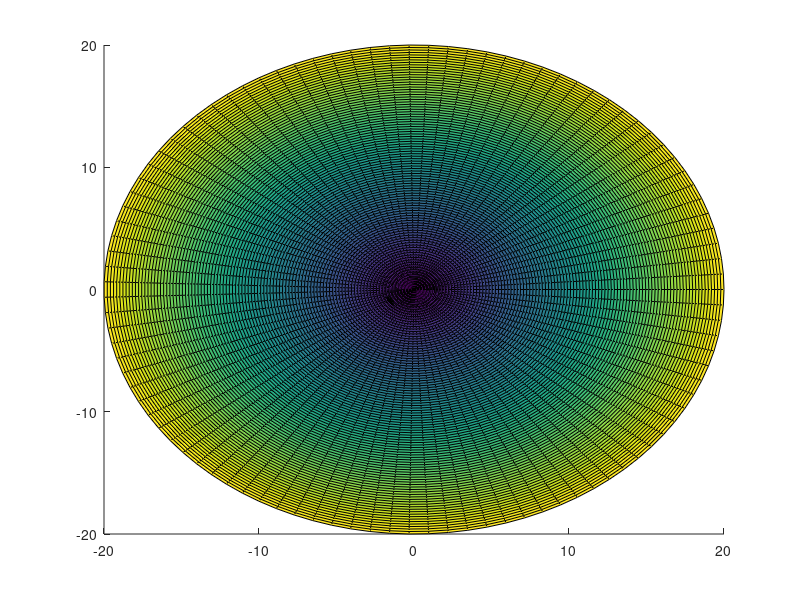

The MATLAB script that drew this image:
function ConeTest()

    figure
    hold on
    fic = pi/5;
    u = linspace(0,20);     %frecuencia
    q = linspace(0,2*pi);   %FAse
    [U,Q] = meshgrid(u,q);
    %X = 3*cot(fic)-(U.*cos(Q))*cos(fic);
    %X = (U.*cos(Q))*cos(fic);
    %Y = (U.*sin(Q))*cos(fic);
    %Z = U*sin(fic);
    X = (U.*cos(Q));
    Y = (U.*sin(Q));
    
    Z = U
    surf(X,Y,Z)
    
    fase = 10;
    freq = 2;
    
    X = freq*cos(fase);
    Y = freq*sin(fase);
    Z = freq;
    
    view(2)
    scatter3(X,Y,Z,'o', 'LineWidth',3, ...
        'MarkerFaceColor', 'black', ...
        'MarkerEdgeColor', 'black');
    
    shg;

    shg;
   
end
